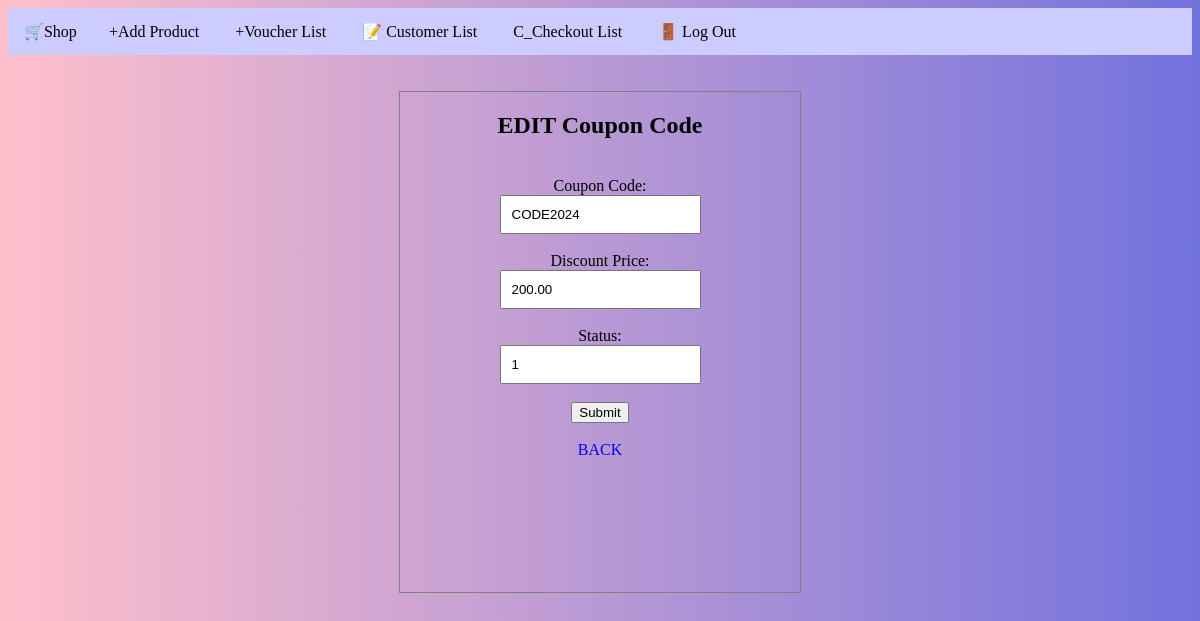
/A_editcoupon.php?id=1, run on the app's committed database.
### tables this page shows
CREATE TABLE `coupon_code` (
  `id` int(11) NOT NULL,
  `coupon_code` varchar(255) NOT NULL,
  `value` decimal(10,2) NOT NULL,
  `status` tinyint(4) NOT NULL DEFAULT 1
);

### A_editcoupon.php (the view, shortened to what this page needs)
<?php
include('connection.php');
$row = isset($_GET['id']) ? $_GET['id'] : '';
if (!empty($row)) {
    $sql = "SELECT * FROM coupon_code WHERE id = '$row'";
    $result = mysqli_query($condb, $sql);
    if ($result) {
        $data = mysqli_fetch_array($result);
    } else {
        $message = "Error fetching data: " . mysqli_error($condb);
    }
} else {
    $message = "Error: ID is empty or not set";
}
?>
<html>
<head>
    <link href="css/A_editcoupon.css" rel="stylesheet"/>
    <?php include 'A_header.php'; ?>
</head>
<body>
    <br><br>
    <form name="EditCoupon" method="POST" action="A_editcoupon.php?id=<?php echo $row; ?>">
        <center>
            <div class='box2'>
                <h2>EDIT Coupon Code</h2>
                <br>
                Coupon Code:<br>
                <input type="text" name="coupon_code" class="txtField" value="<?php echo $data['coupon_code']; ?>">
                <br>
                <br>
                Discount Price:<br>
                <input type="text" name="value" class="txtField" value="<?php echo $data['value']; ?>">
                <br>
                <br>
                Status:<br>
                <input type="text" name="status" class="txtField" value="<?php echo $data['status']; ?>">
                <br>
                <br>
                <input type="submit" name="submit" value="Submit" class="btn info">
                <br>
                <br>
                <a type="button" class="back" href="coupon_list.php">BACK</a>
                <br>
                <br>
            </div>
        </center>
    </body>
</html>

### css/A_editcoupon.css (style rules this page uses)
body { background: linear-gradient(to left, rgb(114, 114, 221), pink); }
.box2 { border:1px solid gray; width:400px; height:500px; }
.txtField { padding:10px; }
.back { text-decoration: none; }

### data on the page
coupon_code: coupon_code "CODE2024", value "200.00", status "1"
